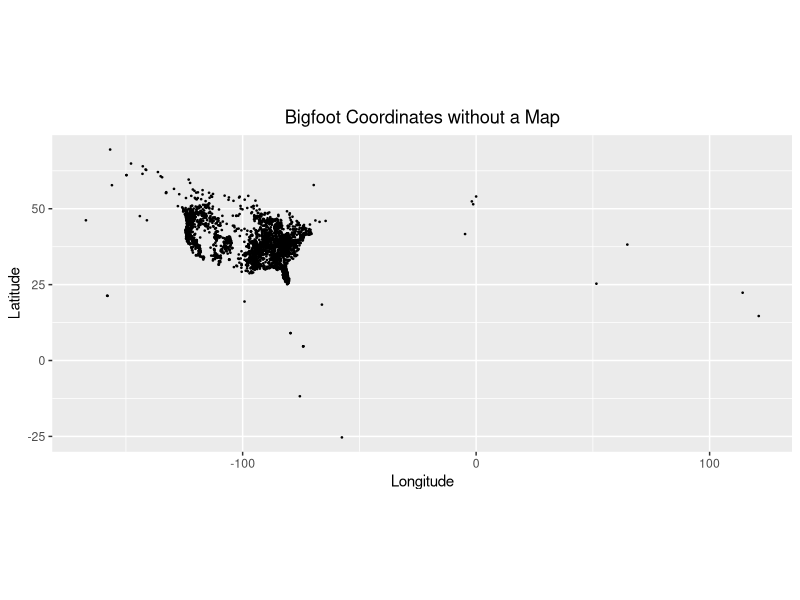
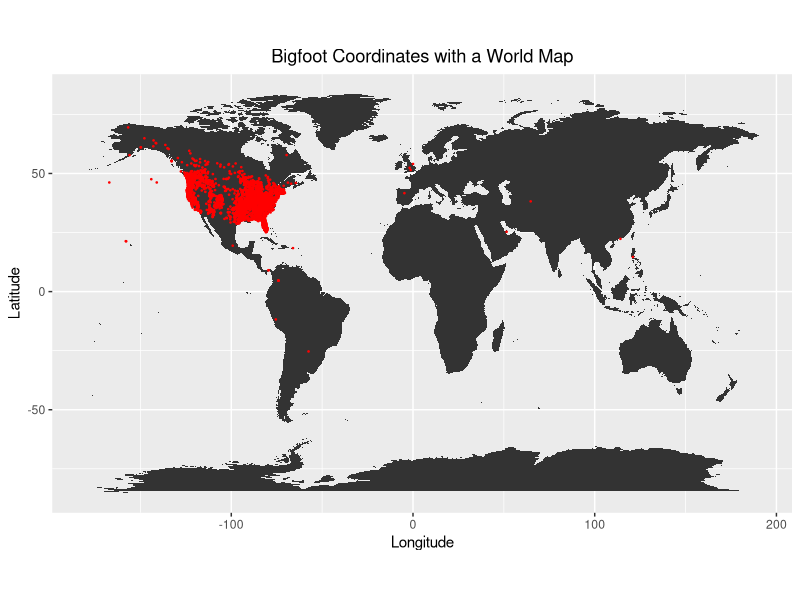
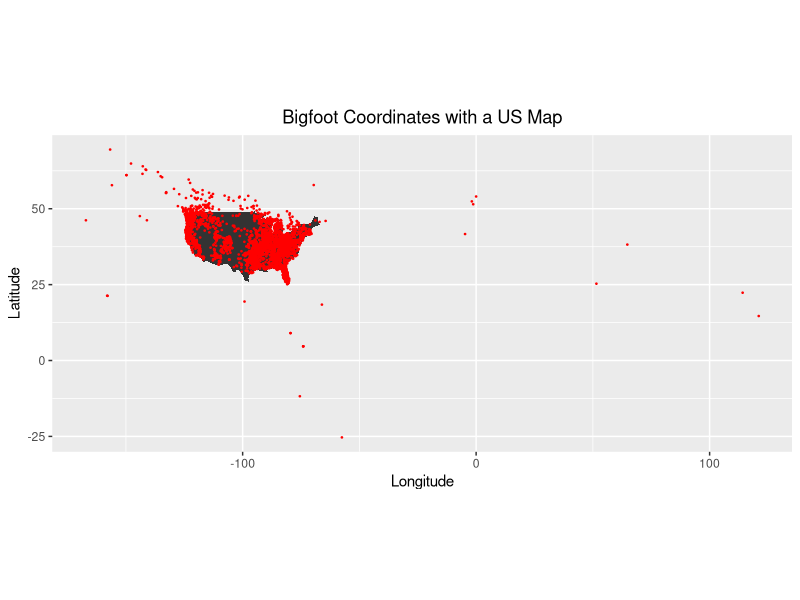
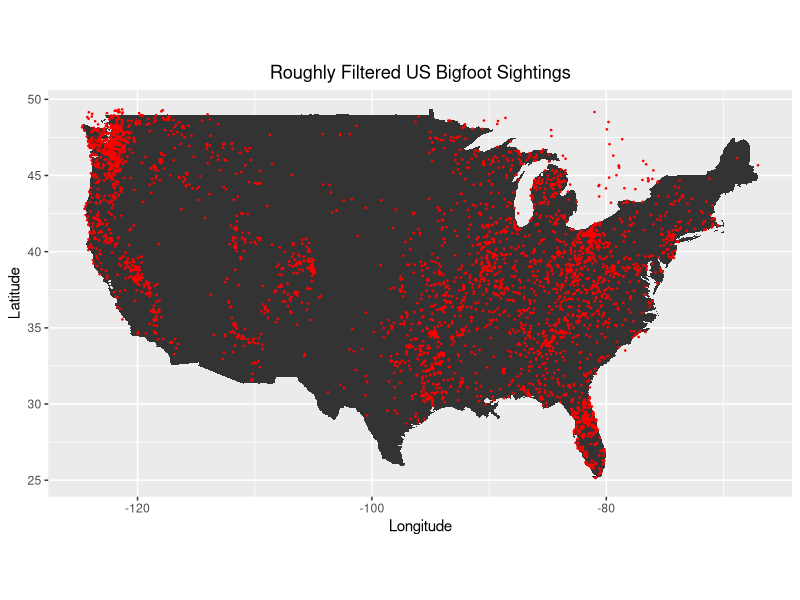

Reproduce these figures in R, in order. (Note: this script raises an error after producing the figures.)
## ---- chunk 1
knitr::opts_chunk$set(echo = TRUE)
library(ggplot2)
library(tidyr)
library(dplyr)
library(maps)
library(mapproj)
library(sf)
## ---- chunk 2
bigfoot = read.csv('Bigfoot_Sightings.csv') %>%
  select(long=X, lat=Y, time=TimeWhen)
str(bigfoot)
## ---- chunk 3
ggplot(bigfoot, aes(long, lat)) + 
  geom_point(size = .25, show.legend = FALSE) +
  coord_fixed(1.3)+
  xlab("Longitude")+
  ylab("Latitude")+
  ggtitle("Bigfoot Coordinates without a Map")+
  theme(plot.title= element_text(hjust=0.5))
## ---- chunk 4
world_map = map_data("world")
ggplot(bigfoot, aes(x = long, y = lat))+
  geom_map(data = world_map, map = world_map, aes(map_id=region))+
  expand_limits(x = world_map$long, y = world_map$lat)+
  geom_point(size=0.25, color = "red") +
  coord_fixed(1.3)+
  xlab("Longitude")+
  ylab("Latitude")+
  ggtitle("Bigfoot Coordinates with a World Map")+
  theme(plot.title= element_text(hjust=0.5))
## ---- chunk 5
us_map = map_data("state")
ggplot(bigfoot, aes(x = long, y = lat))+
  geom_map(data = us_map, map = us_map, aes(map_id=region))+
  geom_point(size=0.25, color = "red") +
  coord_fixed(1.3)+
  xlab("Longitude")+
  ylab("Latitude")+
  ggtitle("Bigfoot Coordinates with a US Map")+
  theme(plot.title= element_text(hjust=0.5))
## ---- chunk 6
filtered_data <- bigfoot %>%
  filter(lat >= 24.4 &
         lat <= 49.4 &
         long >= -125.0 &
         long <= -66.9)
fewPoints = filtered_data


ggplot(filtered_data, aes(x = long, y = lat))+
  geom_map(data = us_map, map = us_map, aes(map_id=region))+
  geom_point(size=0.25, color = "red")+
  coord_fixed(1.3)+
  xlab("Longitude")+
  ylab("Latitude")+
  ggtitle("Roughly Filtered US Bigfoot Sightings")+
  theme(plot.title= element_text(hjust=0.5))
## ---- chunk 7
library(rnaturalearth)
library(maps)
#Source: https://stackoverflow.com/questions/8751497/latitude-longitude-coordinates-tweb-state-code-in-r
lonlat_to_state <- function(fewPoints,
                            states = spData::us_states,
                            name_col = "NAME") {
    pts <- st_as_sf(fewPoints, coords = 1:2, crs = 4326)
    states <- st_transform(states, crs = 3857)
    pts <- st_transform(pts, crs = 3857)
    state_names <- states[[name_col]]
    ii <- as.integer(st_intersects(pts, states))
    state_names[ii]
}
us_states_ne <- ne_states(country = "United States of America",
                          returnclass = "sf")
data_with_states<- fewPoints |> mutate(state = tolower(lonlat_to_state(fewPoints, states = us_states_ne, name_col = "name")))
data_with_states = data_with_states |> filter(!is.na(state))
summarizedData = data_with_states |> group_by(state) |> summarize(totalSightings = n()) |> ungroup()
ggplot(data_with_states, aes(x = long, y = lat))+
  geom_map(data = us_map, map = us_map, aes(map_id=region))+
  geom_point(size=0.25, color = "red")+
  xlim(-126,-60)+
  ylim(24.4,49.4)+
  coord_fixed(1.3)+
  xlab("Longitude")+
  ylab("Latitude")+
  ggtitle("US Bigfoot Sightings")+
  theme(plot.title= element_text(hjust=0.5))


data_with_states = data_with_states |> merge(summarizedData,by="state")

ggplot(data_with_states, aes(map_id = state))+
  geom_map(aes(fill = totalSightings), map = us_map)+
expand_limits(x = us_map$long, y=us_map$lat)+
  coord_fixed(1.3)+
  xlab("Longitude")+
  ylab("Latitude")+
  ggtitle("US Bigfoot Sighting Frequency by State")+
  theme(plot.title= element_text(hjust=0.5))+
  guides(fill=guide_legend(title="Total Sightings"))
## ---- chunk 8
#Source: https://ggplot2.tidyverse.org/reference/geom_map.html
ggplot(data_with_states, aes(map_id = state))+
  geom_map(aes(fill = totalSightings), map = us_map)+
expand_limits(x = us_map$long, y=us_map$lat)+
  coord_sf(
     crs = 5070, default_crs = 4326,
     xlim = c(-125, -70), ylim = c(25, 52)
   )+
  xlab("Longitude")+
  ylab("Latitude")+
  ggtitle("US Bigfoot Sighting Frequency by State (Global Projection)")+
  theme(plot.title= element_text(hjust=0.5))
## ---- chunk 9
washington_data <- data_with_states %>%
  filter(state == "washington")
washington_map <- map_data("state", region = "washington")
ggplot(washington_data, aes(x = long, y = lat)) +
  geom_map(data = washington_map, map = washington_map, aes(map_id = region)) +
  geom_point(size = 0.25, color = "red") +
  expand_limits(x = washington_map$long, y=washington_map$lat)+
  coord_fixed(1.3)+
  xlab("Longitude")+
  ylab("Latitude")+
  ggtitle("Washington Bigfoot Sightings")+
  theme(plot.title= element_text(hjust=0.5))
